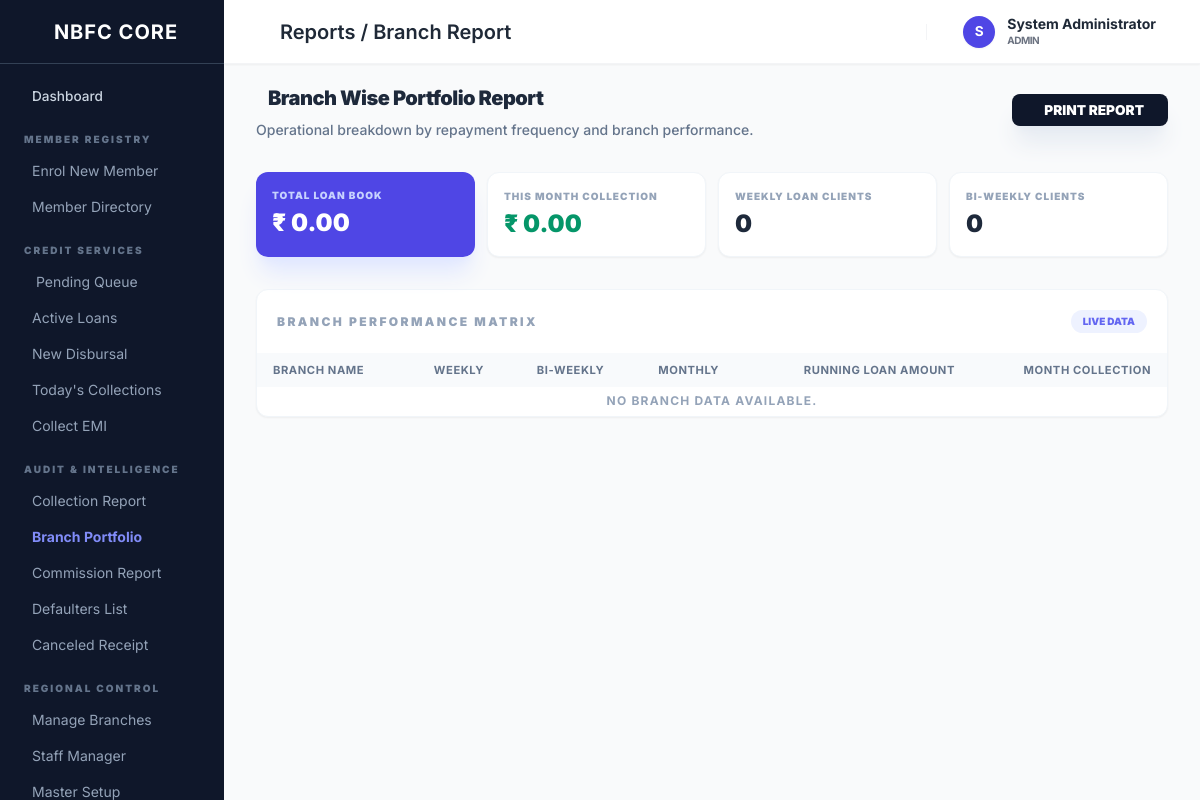
The app's page /reports/branch_report.php (signed in), older data.
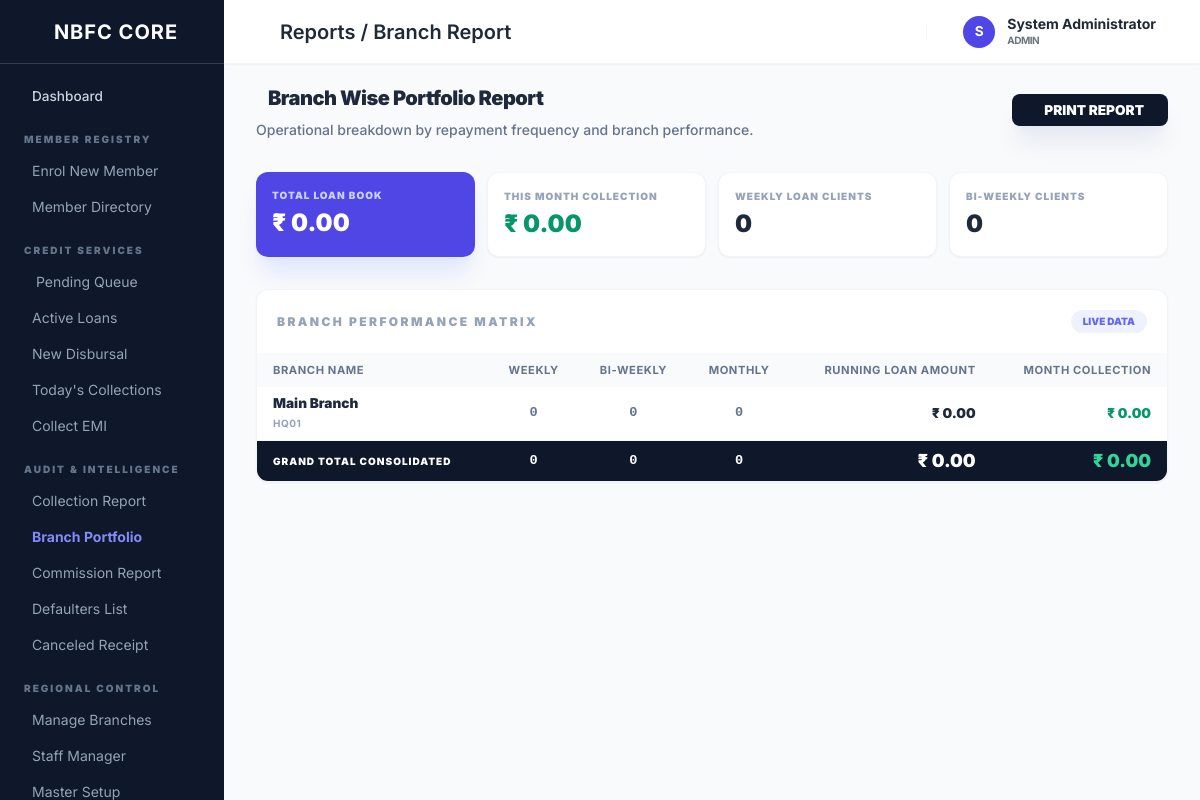
The same page, newer data.
### tables this page shows
CREATE TABLE `branches` (
  `id` int(11) NOT NULL AUTO_INCREMENT,
  `branch_name` varchar(100) NOT NULL,
  `branch_code` varchar(10) NOT NULL,
  `address` text NOT NULL,
  `status` enum('active','inactive') NOT NULL DEFAULT 'active',
  `created_at` timestamp DEFAULT CURRENT_TIMESTAMP,
  PRIMARY KEY (`id`),
  UNIQUE KEY `branch_code` (`branch_code`)
);

### includes/functions.php (called while the page is built, shortened)
<?php
function formatCurrency($amount) {
    return '₹ ' . number_format($amount, 2);
}

### reports/branch_report.php (the view, shortened to what the rows shown need)
<?php
require_once '../includes/db.php';
require_once '../includes/functions.php';
$branches_res = mysqli_query($conn, "SELECT * FROM branches WHERE status = 'active' ORDER BY branch_name ASC");
$report_data = [];
while($branch = mysqli_fetch_assoc($branches_res)) {
    $bid = $branch['id'];
    $frequencies = ['Weekly' => 0, 'Bi-Weekly' => 0, 'Monthly' => 0];
    $total_balance = 0;
    $month_start = date('Y-m-01');
    $month_end = date('Y-m-t');
    $coll_sql = "SELECT SUM(amount) as coll
                 FROM transactions t
                 JOIN accounts a ON t.account_id = a.id
                 WHERE a.branch_id = $bid AND t.transaction_type = 'EMI'
                 AND t.transaction_date BETWEEN '$month_start 00:00:00' AND '$month_end 23:59:59'
                 AND (t.status IS NULL OR t.status != 'Cancelled')";
    $coll_res = mysqli_fetch_assoc(mysqli_query($conn, $coll_sql));
    $report_data[] = [
        'name' => $branch['branch_name'],
        'code' => $branch['branch_code'],
        'freqs' => $frequencies,
        'total_loans' => array_sum($frequencies),
        'outstanding' => $total_balance,
        'collection' => (float)$coll_res['coll']
    ];
}
require_once '../includes/header.php';
require_once '../includes/sidebar.php';
?>
<div class="max-w-6xl mx-auto space-y-8">
    <div class="flex flex-col md:flex-row md:items-center justify-between gap-6">
        <div>
            <h1 class="text-3xl font-black text-slate-800 tracking-tight flex items-center gap-3">
                <i class="ph ph-buildings text-indigo-600"></i> Branch Wise Portfolio Report
            </h1>
        </div>
    </div>
    <div class="bg-white rounded-xl shadow-sm border border-slate-100 overflow-hidden">
        <div class="overflow-x-auto">
            <table class="w-full text-left border-collapse">
                <thead>
                    <tr class="text-slate-400 text-[10px] uppercase font-black tracking-widest bg-slate-50/50">
                        <th class="px-8 py-5">Branch Name</th>
                        <th class="px-6 py-5 text-center">Weekly</th>
                        <th class="px-6 py-5 text-center">Bi-Weekly</th>
                        <th class="px-6 py-5 text-center">Monthly</th>
                        <th class="px-6 py-5 text-right">Running Loan Amount</th>
                        <th class="px-8 py-5 text-right">Month Collection</th>
                    </tr>
                </thead>
                <tbody class="divide-y divide-slate-50 text-sm">
                    <?php if(!empty($report_data)): ?>
                        <?php foreach($report_data as $row): ?>
                            <tr class="hover:bg-slate-50/50 transition-colors">
                                <td class="px-8 py-5">
                                    <div class="font-black text-slate-800"><?= htmlspecialchars($row['name']) ?></div>
                                    <div class="text-[10px] text-slate-400 font-bold uppercase tracking-wider"><?= $row['code'] ?></div>
                                </td>
                                <td class="px-6 py-5 text-center font-mono font-bold text-slate-500">
                                    <span class="<?= $row['freqs']['Weekly'] > 0 ? 'text-indigo-600 bg-indigo-50 px-2 py-0.5 rounded' : '' ?>"><?= $row['freqs']['Weekly'] ?></span>
                                </td>
                                <td class="px-6 py-5 text-center font-mono font-bold text-slate-500">
                                    <span class="<?= $row['freqs']['Bi-Weekly'] > 0 ? 'text-amber-600 bg-amber-50 px-2 py-0.5 rounded' : '' ?>"><?= $row['freqs']['Bi-Weekly'] ?></span>
                                </td>
                                <td class="px-6 py-5 text-center font-mono font-bold text-slate-500">
                                    <?= $row['freqs']['Monthly'] ?>
                                </td>
                                <td class="px-6 py-5 text-right font-black text-slate-800">
                                    <?= formatCurrency($row['outstanding']) ?>
                                </td>
                                <td class="px-8 py-5 text-right">
                                    <span class="font-black text-emerald-600"><?= formatCurrency($row['collection']) ?></span>
                                </td>
                            </tr>
                        <?php endforeach; ?>
                    <?php else: ?>
                        <tr><td colspan="6" class="px-8 py-20 text-center text-slate-400 font-bold uppercase text-xs tracking-widest">No branch data available.</td></tr>
                    <?php endif; ?>
                </tbody>
            </table>
        </div>
    </div>
</div>
<?php require_once '../includes/footer.php'; ?>

Row changes from the older to the newer data that the page shows:
added branches: branch_name "Main Branch", branch_code "HQ01", Weekly "0", Bi "0", Monthly "0", outstanding "₹ 0.00", collection "₹ 0.00"
Text that changed along with them:
$total_weekly: (not shown) → "0"
$total_biweekly: (not shown) → "0"
formatCurrency($grand_outstanding): (not shown) → "₹ 0.00"
formatCurrency($grand_collection): (not shown) → "₹ 0.00"
text no longer shown: "NO BRANCH DATA AVAILABLE."
text now shown: "GRAND TOTAL CONSOLIDATED 0"
